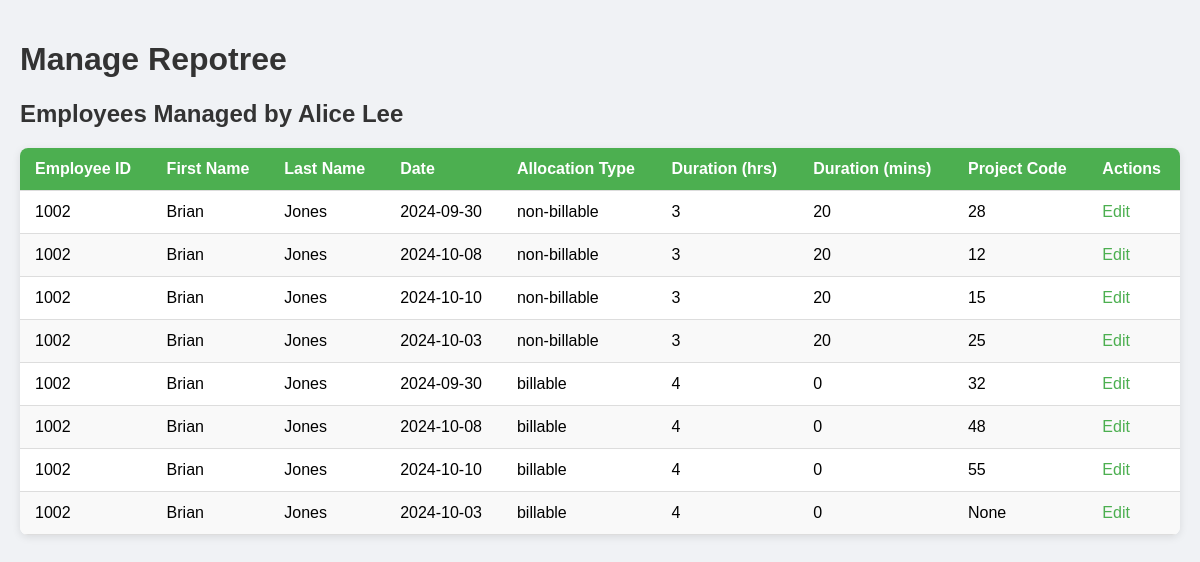
The page /view_repotree (signed in) on the database its author committed.
### tables this page shows
CREATE TABLE EMS_users (
    EmployeeID TEXT PRIMARY KEY,
    Fname TEXT,
    Mname TEXT,
    Lname TEXT,
    ManagerID TEXT,
    EMSlogin TEXT,
    Role TEXT,
    Team TEXT,
    ManagerName TEXT,
    Password TEXT
);

CREATE TABLE timesheet_entries (
    entree_id INTEGER PRIMARY KEY AUTOINCREMENT,
    employee_id TEXT,
    fname TEXT,
    lname TEXT,
    team TEXT,
    manager_name TEXT,
    date TEXT,
    duration_hours INTEGER,
    duration_minutes INTEGER,
    total_time REAL,
    project_code TEXT,
    allocation_type TEXT,
    holiday_status TEXT,
    category_1 TEXT,
    category_2 TEXT,
    category_3 TEXT,
    comments TEXT
);

### app.py (the view, shortened to what this page needs)
@app.route('/view_repotree', methods=['GET', 'POST'])
@login_required
def view_repotree():
    edit_entry = None
    edit_entry_id = request.args.get('edit_entry_id')
    conn = get_db_connection()
    repotree_employees = conn.execute(
        'SELECT * FROM EMS_users WHERE ManagerID = ?',
        (current_user.id,)
    ).fetchall()
    if not repotree_employees:
        conn.close()
        flash('You do not manage any employees.', 'error')
        return redirect(url_for('home'))
    employee_ids = [employee['EmployeeID'] for employee in repotree_employees]
    placeholders = ', '.join(['?'] * len(employee_ids))
    timesheet_entries = conn.execute(
        f'SELECT * FROM timesheet_entries WHERE employee_id IN ({placeholders})',
        employee_ids
    ).fetchall()
    if edit_entry_id:
        edit_entry = conn.execute(
            'SELECT * FROM timesheet_entries WHERE entree_id = ?',
            (edit_entry_id,)
        ).fetchone()
    conn.close()
    return render_template('view_repotree.html', employees=repotree_employees, timesheets=timesheet_entries, edit_entry=edit_entry)

### app.py (called while the page is built)
def get_db_connection():
    conn = sqlite3.connect('ems_user.db')
    conn.row_factory = sqlite3.Row
    return conn

@login_manager.user_loader
def load_user(user_id):
    conn = get_db_connection()
    user = conn.execute('SELECT * FROM EMS_users WHERE EmployeeID = ?', (user_id,)).fetchone()
    conn.close()
    if user:
        return User(user['EmployeeID'], user['Fname'], user['Lname'], user['Role'], user['Team'] ,user['ManagerName'])
    return None

### templates/view_repotree.html (shortened to what this page needs)
<!DOCTYPE html>
<html lang="en">
  <head>
  </head>
  <body>
    <h1>Manage Repotree</h1>
    {% if employees %}
    <h2>
      Employees Managed by {{ current_user.fname }} {{ current_user.lname }}
    </h2>
    <table>
      <thead>
        <tr>
          <th>Employee ID</th>
          <th>First Name</th>
          <th>Last Name</th>
          <th>Date</th>
          <th>Allocation Type</th>
          <th>Duration (hrs)</th>
          <th>Duration (mins)</th>
          <th>Project Code</th>
          <th>Actions</th>
        </tr>
      </thead>
      <tbody>
        {% for employee in employees %} {% for entry in timesheets %} {% if
        entry.employee_id == employee.EmployeeID %}
        <tr>
          <td>{{ employee.EmployeeID }}</td>
          <td>{{ employee.Fname }}</td>
          <td>{{ employee.Lname }}</td>
          <td>{{ entry.date }}</td>
          <td>{{ entry.allocation_type }}</td>
          <td>{{ entry.duration_hours }}</td>
          <td>{{ entry.duration_minutes }}</td>
          <td>
            {% if edit_entry and edit_entry.entree_id == entry.entree_id %}
            <form
              method="POST"
              action="{{ url_for('view_repotree', edit_entry_id=entry.entree_id) }}"
              class="edit-form"
            >
              <input
                type="hidden"
                name="entry_id"
                value="{{ entry.entree_id }}"
              />
              <input
                type="text"
                name="project_code"
                value="{{ entry.project_code }}"
                required
              />
              <button type="submit">Save</button>
            </form>
            {% else %} {{ entry.project_code }} {% endif %}
          </td>
          <td>
            {% if not edit_entry or edit_entry.entree_id != entry.entree_id %}
            <a
              href="{{ url_for('view_repotree', edit_entry_id=entry.entree_id) }}"
              class="action-link"
              >Edit</a
            >
            {% endif %}
          </td>
        </tr>
        {% endif %} {% endfor %} {% endfor %}
      </tbody>
    </table>
    {% else %}
    <p>You do not manage any employees.</p>
    {% endif %}
  </body>
</html>

### templates/view_repotree.html (style rules this page uses)
body { font-family: Arial, sans-serif; background-color: #f0f2f5; margin: 0; padding: 20px; }
h1, h2 { color: #333; }
table { width: 100%; border-collapse: collapse; margin-top: 20px; background-color: #fff; border-radius: 8px; overflow: hidden; box-shadow: 0 2px 8px rgba(0, 0, 0, 0.1); }
th, td { padding: 12px 15px; text-align: left; border-bottom: 1px solid #ddd; }
th { background-color: #4caf50; color: #fff; }
tr:nth-child(even) { background-color: #f9f9f9; }
.action-link { color: #4caf50; text-decoration: none; cursor: pointer; }

### rows shown on the page
EMS_users: fname "Alice", lname "Lee"
EMS_users: EmployeeID "1002", Fname "Brian", Lname "Jones"
timesheet_entries: date "2024-09-30", allocation_type "non-billable", duration_hours "3", duration_minutes "20", project_code "28"
timesheet_entries: date "2024-10-08", allocation_type "non-billable", duration_hours "3", duration_minutes "20", project_code "12"
timesheet_entries: date "2024-10-10", allocation_type "non-billable", duration_hours "3", duration_minutes "20", project_code "15"
timesheet_entries: date "2024-10-03", allocation_type "non-billable", duration_hours "3", duration_minutes "20", project_code "25"
timesheet_entries: date "2024-09-30", allocation_type "billable", duration_hours "4", duration_minutes "0", project_code "32"
timesheet_entries: date "2024-10-08", allocation_type "billable", duration_hours "4", duration_minutes "0", project_code "48"
timesheet_entries: date "2024-10-10", allocation_type "billable", duration_hours "4", duration_minutes "0", project_code "55"
timesheet_entries: date "2024-10-03", allocation_type "billable", duration_hours "4", duration_minutes "0", project_code "None"
